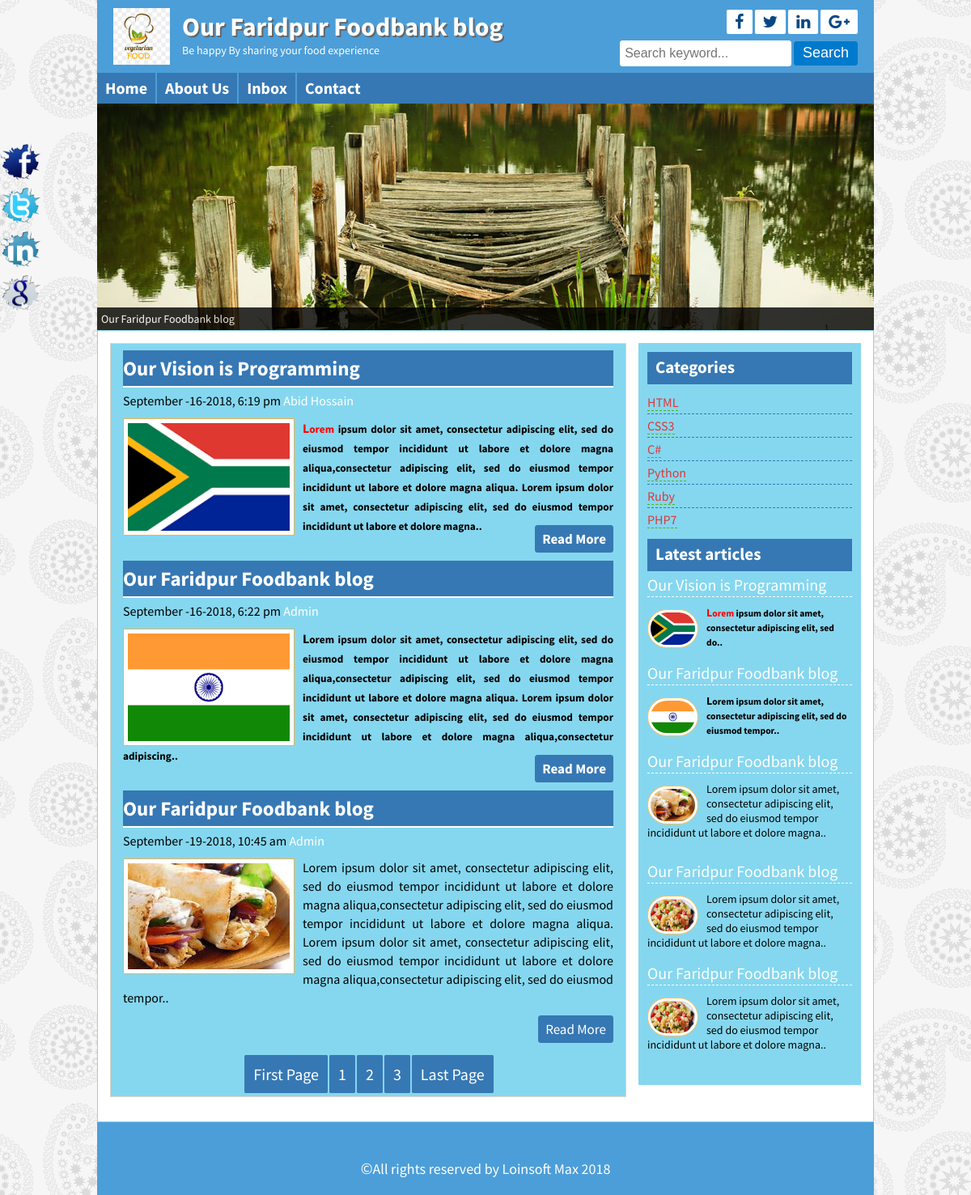
The page / on the database its author committed.
### tables this page shows
CREATE TABLE `title_slogan` (
  `id` int(11) NOT NULL,
  `title` varchar(255) NOT NULL,
  `slogan` varchar(255) NOT NULL,
  `logo` varchar(255) NOT NULL
);

CREATE TABLE `tbl_social` (
  `id` int(11) NOT NULL,
  `fb` varchar(255) NOT NULL,
  `tw` varchar(255) NOT NULL,
  `ln` varchar(255) NOT NULL,
  `gg` varchar(255) NOT NULL
);

CREATE TABLE `tbl_page` (
  `id` int(11) NOT NULL,
  `name` varchar(255) NOT NULL,
  `body` text NOT NULL
);

CREATE TABLE `tbl_post` (
  `id` int(11) NOT NULL,
  `cat` int(11) NOT NULL,
  `title` varchar(255) NOT NULL,
  `body` text NOT NULL,
  `image` varchar(255) NOT NULL,
  `author` varchar(50) NOT NULL,
  `tags` varchar(255) NOT NULL,
  `date` timestamp NOT NULL DEFAULT CURRENT_TIMESTAMP ON UPDATE CURRENT_TIMESTAMP,
  `userid` int(11) NOT NULL
);

CREATE TABLE `tbl_category` (
  `id` int(11) NOT NULL,
  `name` varchar(50) NOT NULL
);

CREATE TABLE `tbl_footer` (
  `id` int(11) NOT NULL,
  `copyright` varchar(255) NOT NULL
);

### lib/Database.php (called while the page is built, shortened)
<?php
Class Database{
	public $host   = DB_HOST;
	public $user   = DB_USER;
	public $pass   = DB_PASS;
	public $dbname = DB_NAME;
	public $link;
	private function connectDB(){
	$this->link = new mysqli($this->host, $this->user, $this->pass, $this->dbname);
 }
	public function select($query){
		$result = $this->link->query($query) or die($this->link->error.__LINE__);
		if($result->num_rows > 0){
			return $result;
		} else {
			return false;
		}
	}
}

### helpers/Format.php (called while the page is built, shortened)
<?php
    class Format
    {
        public function formatDate($date){
            return date('F -j-Y, g:i a', strtotime($date));
        }
        public function textShort($text , $limit = 400)
    {
        $text = $text. " ";
        $text = substr($text, 0, $limit);
        $text = substr($text, 0, strrpos($text," "));
        $text = $text."..";
        return $text;
    }
    public function ucase($tex){
        $tex  = ucwords($tex);
        return $tex;
    }
}
?>

### index.php (the view)
<?php include 'inc/header.php' ?>
<?php include 'inc/slider.php' ?>
	<div class="contentsection contemplete clear">
		<div class="maincontent clear">
			<?php
		$per_page = 3;
		if (isset($_GET['page'])) {
			$page = $_GET['page'];
		}else{
			$page=1;
		}
		$start_from = ($page-1) * $per_page;
	?>
	<?php
		$query = "SELECT * FROM tbl_post LIMIT $start_from, $per_page";
		$post = $db->select($query);
		if ($post) {
			while ($result = $post->fetch_assoc()) {
	?>
	<div class="samepost clear">
		<h2>
			<a href="post.php?id=<?php echo $result['id'] ?>"><?php echo $result['title'] ?></a>
		</h2>
		<h4>
			<?php echo $fm->formatDate($result['date']) ?> <a href="#"><?php echo $fm->ucase($result['author']) ; ?></a>
		</h4>
		<a href="#"><img src="admin/<?php echo $result['image'] ?>" alt="post image"/></a>
		<?php echo $fm->textShort($result['body']) ?>
		<div class="readmore clear">
			<a href="post.php?id=<?php echo $result['id'] ?>">Read More</a>
		</div>
	</div>
	<?php } ?>
	<?php
		$query         = "SELECT * FROM tbl_post";
		$result        = $db->select($query);
		$total_rows    = mysqli_num_rows($result);
		$total_pages   = ceil($total_rows/$per_page);
		echo "<span class='pagination'><a href='index.php?page=1'>".'First Page'."</a>";
		for ($i=1;$i<=$total_pages;$i++) {
			echo "<a href='index.php?page=$i'>".$i."</a>";
		}
		echo "<a href='index.php?page=$total_pages'>".'Last Page'."</a></span>" ;
	 ?>
	<?php }else{ header('Location:404.php'); }?>
		</div>
		<?php include 'inc/sidebar.php' ?>
		<?php include 'inc/footer.php' ?>

### inc/header.php (shortened to what this page needs)
<?php include 'lib/Database.php'?>
<?php include 'helpers/Format.php'?>
<?php
	$db = new Database();
	$fm = new Format();
?>
<!DOCTYPE html>
<html>
<head>
	<?php include 'scripts/css.php' ?>
</head>
<body>
	<div class="headersection templete clear">
		<a href="index.php">
			<div class="logo">
		<?php
            $query = "select * from title_slogan where id = 1";
            $title_slogan = $db->select($query);
            if ($title_slogan) {
                while ($result = $title_slogan->fetch_assoc()) {
        ?>
				<img src="admin/<?php echo $result['logo'] ?>" alt="Logo"/>
				<h2><?php echo $result['title'] ?></h2>
				<p><?php echo $result['slogan'] ?></p>
			</div>
		<?php } } ?>
		</a>
		<div class="social clear">
		<?php
            $query = "select * from tbl_social where id = 1";
            $sociallink = $db->select($query);
            if ($sociallink) {
                    while ($result = $sociallink->fetch_assoc()) {
        ?>
			<div class="icon clear">
				<a href="<?php echo $result['fb'] ?>" target="_blank"><i class="fa fa-facebook"></i></a>
				<a href="<?php echo $result['tw'] ?>" target="_blank"><i class="fa fa-twitter"></i></a>
				<a href="<?php echo $result['ln'] ?>" target="_blank"><i class="fa fa-linkedin"></i></a>
				<a href="<?php echo $result['gg'] ?>" target="_blank"><i class="fa fa-google-plus"></i></a>
			</div>
		<?php } } ?>
			<div class="searchbtn clear">
			<form action="search.php" method="get">
				<input type="text" name="search" placeholder="Search keyword..."/>
				<input type="submit" name="submit" value="Search"/>
			</form>
			</div>
		</div>
	</div>
<div class="navsection templete">
	<ul>
		<li><a  href="index.php">Home</a></li>
		<?php
            $query = "select * from tbl_page";
            $getpage = $db->select($query);
            if ($getpage) {
                    while ($result = $getpage->fetch_assoc()) {
        ?>
		<li>
			<a href="dynamicpage.php?pageid=<?php echo $result['id']; ?>"><?php echo $result['name']?></a>
		</li>
		<?php } } ?>
		<li><a href="contact.php">Contact</a></li>
	</ul>
</div>

### inc/sidebar.php
<div class="sidebar clear">
    <div class="samesidebar clear">
        <h2>Categories</h2>
            <ul>
            <?php
				$query = "SELECT * FROM tbl_category";
				$category  =  $db->select($query);
				if ($category) {
					while ($result = $category->fetch_assoc()) {
			?>
                <li>
                 <a class="sideli" href="posts.php?category=<?php echo $result['id'];?>"><?php echo $result['name'] ?></a>
                </li>
                <?php } } else{ ?>
                <?php
                    echo "No Category Created";
                }?>
            </ul>
    </div>
    <div class="samesidebar clear">
        <h2>Latest articles</h2>
        <?php
				$query = "SELECT * FROM tbl_post LIMIT 5";
				$post  =  $db->select($query);
				if ($post) {
					while ($result = $post->fetch_assoc()) {
			?>
            <div class="popular clear">
                <h3><a href="post.php?id=<?php echo $result['id'] ?>"><?php echo $result['title'] ?></a></h3>
                <a href="post.php?id=<?php echo $result['id'] ?>">
                    <img src="admin/<?php echo $result['image'] ?>" alt="post image"/>
                </a>
                <?php echo $fm->textShort($result['body'], 120); ?>
            </div>
	<?php } }else{ header('Location:404.php'); }?>
    </div>
</div>

### inc/footer.php (shortened to what this page needs)
</div>
<div class="footersection templete clear">
		<?php
				$query = "select * from tbl_footer where id = 1";
				$copyright= $db->select($query);
				if ($copyright) {
								while ($result = $copyright->fetch_assoc()) {
		?> <br/>
	  <p><span style="font-size:20px; font-width:bolder;">&copy</span><?php echo $result['copyright'];echo date(' Y')?></p>
		<?php } } ?>
	</div>
	<div class="fixedicon clear">
		<?php
				$query = "select * from tbl_social where id = 1";
				$sociallink = $db->select($query);
				if ($sociallink) {
								while ($result = $sociallink->fetch_assoc()) {
		?>
		<a href="<?php echo $result['fb'] ?>"><img src="images/fb.png" alt="Facebook"/></a>
		<a href="<?php echo $result['tw'] ?>"><img src="images/tw.png" alt="Twitter"/></a>
		<a href="<?php echo $result['ln'] ?>"><img src="images/in.png" alt="LinkedIn"/></a>
		<a href="<?php echo $result['gg'] ?>"><img src="images/gl.png" alt="GooglePlus"/></a>
		<?php } } ?>
	</div>
</body>
</html>

### theme/defualt.css (style rules this page uses)
.headersection { background: #4C9ED9 none repeat scroll 0 0; color: #fff; }
.icon a { background: #fff none repeat scroll 0 0; border-radius: 2px; color: #064884; }
.searchbtn input[type="text"] { border: 1px solid #fff; width: 200px; background: #fff; font-size: 16px; height: 20px; }
.searchbtn input[type="submit"] { border: 1px solid #007ACC; background: #007ACC; border-radius: 3px; font-size: 18px; height: 30px; padding-left: 10px; padding-right: 10px; padding-top: 0; cursor: pointer; }
.navsection { background: none repeat scroll 0 0 #3678B4; min-height: 38px; transition: .5s; }
.navsection ul li a { transition: .5s; }
.navsection ul li { border-left: 1px solid #4C9ED9; border-right: 1px solid #4C9ED9; }
.navsection ul li:first-child { border-left: 0px solid #74C001; }
.navsection ul li:last-child { border-right: 0px solid #74C001; }
.samesidebar h2 { background: #3678B4 none repeat scroll 0 0; border-bottom: 2px solid #3678B4; color: #fff; }
.maincontent { background: #85D7EF none repeat scroll 0 0; }
.sidebar { background: #85D7EF none repeat scroll 0 0; border: 1px solid #85D7EF; }
.sidebar h2 { color:#fff; }
.popular h3 a { text-decoration: none; color: #fff; }
.samesidebar ul li { border-bottom: 1px dashed #3678B4; }
.sideli { color: #DE3839 !important; }
.samesidebar ul li a { border-bottom: 1px dashed #51B614; }
.samepost h2 a { color: #fff; }
.readmore a { background: #3678B4 none repeat scroll 0 0; border: 1px solid #3678B4; color : #fff; margin-bottom:10px; transition: .5s; }
.contentsection { border: 1px solid #85D7EF; }
.pagination a { background: #3678B4 none repeat scroll 0 0; color: #fff; border: 1px solid #3678B4; }
.samepost h2, .about h2 { border-bottom: 2px solid #fff !important; color: #3678B4; font-size: 25px; margin-bottom: 4px; padding: 10px 10px 10px 0; background: #3678B4 scroll 0 0; color: #fff !important; }
.samepost h4 a, .about h4 a { color: #fff !important; }
.footersection { background: #4C9ED9; color: #fff; font-size: 18px; padding-bottom:-20px; }
.popular h3 { border-bottom: 1px dashed #fff; }

### rows shown on the page
title_slogan: logo (picture), title "Our Faridpur Foodbank blog", slogan "Be happy By sharing your food experience"
tbl_page: name "About Us"
tbl_page: name "Inbox"
tbl_post: title "Our Vision is Programming", date "September -16-2018, 6:19 pm", author "Abid Hossain", image (picture), body "L orem ipsum dolor sit amet, consectetur adipiscing elit, sed do eiusmod tempor incididunt ut labore et dolore magna aliqua,consectetur adipiscing elit, sed do eiusmod tempor incididunt ut labore et dolore magna aliqua. Lorem ipsum dolor sit amet, consectetur adipiscing elit, sed do eiusmod tempor incididunt ut labore et dolore magna..", body "L orem ipsum dolor sit amet, consectetur adipiscing elit, sed do.."
tbl_post: title "Our Faridpur Foodbank blog", date "September -16-2018, 6:22 pm", author "Admin", image (picture), body "L orem ipsum dolor sit amet, consectetur adipiscing elit, sed do eiusmod tempor incididunt ut labore et dolore magna aliqua,consectetur adipiscing elit, sed do eiusmod tempor incididunt ut labore et dolore magna aliqua. Lorem ipsum dolor sit amet, consectetur adipiscing elit, sed do eiusmod tempor incididunt ut labore et dolore magna aliqua,consectetur adipiscing..", body "L orem ipsum dolor sit amet, consectetur adipiscing elit, sed do eiusmod tempor.."
tbl_post: title "Our Faridpur Foodbank blog", date "September -19-2018, 10:45 am", author "Admin", image (picture), body "Lorem ipsum dolor sit amet, consectetur adipiscing elit, sed do eiusmod tempor incididunt ut labore et dolore magna aliqua,consectetur adipiscing elit, sed do eiusmod tempor incididunt ut labore et dolore magna aliqua. Lorem ipsum dolor sit amet, consectetur adipiscing elit, sed do eiusmod tempor incididunt ut labore et dolore magna aliqua,consectetur adipiscing elit, sed do eiusmod tempor..", body "Lorem ipsum dolor sit amet, consectetur adipiscing elit, sed do eiusmod tempor incididunt ut labore et dolore magna.."
tbl_category: name "HTML"
tbl_category: name "CSS3"
tbl_category: name "C#"
tbl_category: name "Python"
tbl_category: name "Ruby"
tbl_category: name "PHP7"
tbl_post: title "Our Faridpur Foodbank blog", image (picture), body "Lorem ipsum dolor sit amet, consectetur adipiscing elit, sed do eiusmod tempor incididunt ut labore et dolore magna.."
tbl_post: title "Our Faridpur Foodbank blog", image (picture), body "Lorem ipsum dolor sit amet, consectetur adipiscing elit, sed do eiusmod tempor incididunt ut labore et dolore magna.."
tbl_footer: copyright "All rights reserved by Loinsoft Max"
